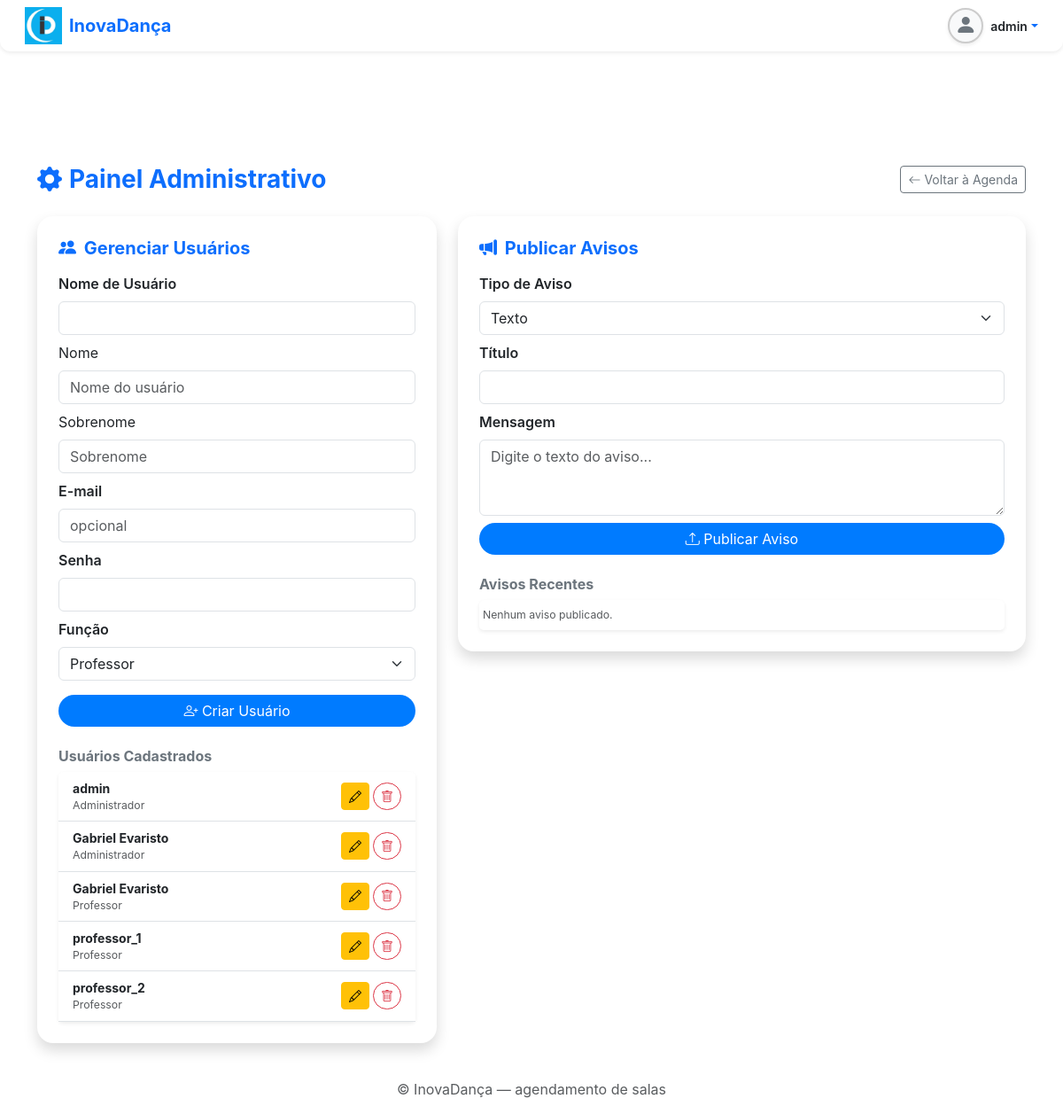
/painel/ (signed in), run on the app's committed database.
### reservas/models.py (models this page shows, shortened)
class Profile(models.Model):
    ROLE_CHOICES = [
        ('admin', 'Administrador'),
        ('secretario', 'Secretário'),
        ('professor', 'Professor'),
    ]
    user = models.OneToOneField(User, on_delete=models.CASCADE)
    role = models.CharField(max_length=20, choices=ROLE_CHOICES, default='professor')
    photo = models.ImageField(upload_to='profile_photos/', blank=True, null=True)
    phone = models.CharField(max_length=20, blank=True, null=True)

### reservas/views.py (the view, shortened to what this page needs)
# urls.py: path('painel/', admin_panel, name='admin_panel'),
@login_required
@user_passes_test(is_staff_like)
def admin_panel(request):
    usuarios = Profile.objects.select_related('user').order_by('user__username')
    avisos = Notice.objects.filter(is_active=True).order_by('-criado_em')[:5]
    return render(request, 'reservas/admin_panel.html', {
        'usuarios': usuarios,
        'avisos': avisos,
    })

### reservas/context_processors.py (called while the page is built)
def user_permissions(request):
    if request.user.is_authenticated:
        return {
            'is_staff_like': is_staff_like(request.user)
        }
    return {'is_staff_like': False}

### reservas/views.py (called while the page is built)
def is_staff_like(user):
    return (
        user.is_superuser
        or user.groups.filter(name__iexact='Secretario').exists()
        or user.groups.filter(name__iexact='Administrador').exists()
    )

### templates/reservas/admin_panel.html (shortened to what this page needs)
{% extends "reservas/base_inovadanca.html" %}
{% load static %}
{% block content %}
<div class="container py-4">
  <div class="d-flex justify-content-between align-items-center mb-4">
    <h3 class="fw-bold text-primary mb-0">
      <i class="bi bi-gear-fill me-2"></i>Painel Administrativo
    </h3>
    <a href="{% url 'home' %}" class="btn btn-outline-secondary btn-sm">
      <i class="bi bi-arrow-left"></i> Voltar à Agenda
    </a>
  </div>
  <div class="row g-4 align-items-start">
    <div class="col-12 col-lg-5">
      <div class="card shadow border-0 p-4" style="border-radius:18px;">
        <h5 class="fw-bold text-primary mb-3">
          <i class="bi bi-people-fill me-1"></i> Gerenciar Usuários
        </h5>
        <form method="post" class="mb-4">
          <div class="mb-2">
            <label class="form-label fw-semibold">Nome de Usuário</label>
            <input type="text" name="username" class="form-control" required>
          </div>
          <div class="mb-2">
            <label class="form-label">Nome</label>
            <input type="text" name="first_name" class="form-control" placeholder="Nome do usuário">
          </div>
          <div class="mb-2">
            <label class="form-label">Sobrenome</label>
            <input type="text" name="last_name" class="form-control" placeholder="Sobrenome">
          </div>
          <div class="mb-2">
            <label class="form-label fw-semibold">E-mail</label>
            <input type="email" name="email" class="form-control" placeholder="opcional">
          </div>
          <div class="mb-2">
            <label class="form-label fw-semibold">Senha</label>
            <input type="password" name="password" class="form-control" required>
          </div>
          <div class="mb-3">
            <label class="form-label fw-semibold">Função</label>
            <select name="role" class="form-select">
              <option value="professor">Professor</option>
            </select>
          </div>
          <button type="submit" class="btn btn-primary w-100 rounded-pill">
            <i class="bi bi-person-plus"></i> Criar Usuário
          </button>
        </form>
        <h6 class="fw-bold text-secondary mb-2">Usuários Cadastrados</h6>
        <div class="list-group small shadow-sm">
          {% for u in usuarios %}
            <div class="list-group-item d-flex justify-content-between align-items-center border-0 border-bottom">
              <div>
                <strong>{{ u.user.get_full_name|default:u.user.username }}</strong>
                <small class="text-muted d-block">{{ u.get_role_display }}</small>
              </div>
              <div class="d-flex gap-1">
                {% if user.is_superuser or user.profile.role == 'admin' %}
                <button type="button" class="btn btn-sm btn-warning" data-bs-toggle="modal" data-bs-target="#editarUsuarioModal{{ u.user.id }}">
                  <i class="bi bi-pencil"></i>
                </button>
                <form method="post" class="m-0">
                  <button type="submit" name="delete_user" class="btn btn-sm btn-outline-danger rounded-pill">
                    <i class="bi bi-trash"></i>
                  </button>
                </form>
                {% endif %}
              </div>
            </div>
          {% empty %}
            <div class="text-muted small py-2 px-1">Nenhum usuário cadastrado.</div>
          {% endfor %}
        </div>
      </div>
    </div>
    <div class="col-12 col-lg-7">
      <div class="card shadow border-0 p-4" style="border-radius:18px;">
        <h5 class="fw-bold text-primary mb-3">
          <i class="bi bi-megaphone-fill me-1"></i> Publicar Avisos
        </h5>
        <form method="post" enctype="multipart/form-data" class="mb-4">
          <div class="mb-2">
            <label class="form-label fw-semibold">Tipo de Aviso</label>
            <select name="tipo" id="tipoAviso" class="form-select">
              <option value="texto">Texto</option>
            </select>
          </div>
          <div class="mb-2">
            <label class="form-label fw-semibold">Título</label>
            <input type="text" name="titulo" class="form-control" required>
          </div>
          <div class="mb-2 aviso-texto">
            <label class="form-label fw-semibold">Mensagem</label>
            <textarea name="corpo" class="form-control" rows="3" placeholder="Digite o texto do aviso..."></textarea>
          </div>
          <button type="submit" class="btn btn-primary w-100 rounded-pill">
            <i class="bi bi-upload"></i> Publicar Aviso
          </button>
        </form>
        <h6 class="fw-bold text-secondary mb-2">Avisos Recentes</h6>
        <div class="list-group small shadow-sm">
          {% for aviso in avisos %}
            <div class="list-group-item border-0 border-bottom pb-3">
              <div class="d-flex justify-content-between align-items-start">
                <div>
                  <strong>{{ aviso.titulo }}</strong>
                  <small class="text-muted d-block">{{ aviso.criado_em|date:"d/m/Y H:i" }}</small>
                  {% if aviso.tipo == 'texto' %}
                    <p class="mt-2 mb-1 text-muted small">{{ aviso.corpo|linebreaksbr }}</p>
                  {% else %}
                    <img src="{{ aviso.imagem.url }}" class="img-fluid rounded mt-2 shadow-sm" style="max-height:160px; object-fit:cover;">
                  {% endif %}
                </div>
                {% if user.is_superuser or user.profile.role == 'admin' %}
                <form method="post" class="ms-2">
                  {% csrf_token %}
                  <input type="hidden" name="aviso_id" value="{{ aviso.id }}">
                  <button type="submit" name="delete_notice" class="btn btn-sm btn-outline-danger rounded-pill">
                    <i class="bi bi-trash"></i>
                  </button>
                </form>
                {% endif %}
              </div>
            </div>
          {% empty %}
            <div class="text-muted small py-2 px-1">Nenhum aviso publicado.</div>
          {% endfor %}
        </div>
      </div>
    </div>
  </div>
</div>
{% endblock %}

### templates/reservas/base_inovadanca.html (shortened to what this page needs)
{% load static %}
<!DOCTYPE html>
<html lang="pt-br">
<head>
  <link href="https://cdn.jsdelivr.net/npm/bootstrap@5.3.2/dist/css/bootstrap.min.css" rel="stylesheet">
  <link href="https://cdn.jsdelivr.net/npm/bootstrap-icons@1.11.3/font/bootstrap-icons.css" rel="stylesheet">
  <link href="https://cdn.jsdelivr.net/npm/fullcalendar@6.1.15/main.min.css" rel="stylesheet">
  <link rel="stylesheet" href="{% static 'css/inovadanca.css' %}">
</head>
<body>
  <header class="navbar navbar-light bg-white shadow-sm px-3 py-2 mb-4" style="border-radius:0 0 12px 12px;">
    <div class="container-fluid d-flex justify-content-between align-items-center">
      <div class="d-flex align-items-center">
        <img src="{% static 'img/inovadanca_logo.png' %}" alt="InovaDança" height="42" class="me-2">
        <span class="fw-bold text-primary fs-5">InovaDança</span>
      </div>
      <div class="dropdown">
        <a class="d-flex align-items-center text-decoration-none dropdown-toggle" href="#" role="button"
           id="dropdownUser" data-bs-toggle="dropdown" aria-expanded="false">
          {% if user.profile.photo %}
            <img src="{{ user.profile.photo.url }}"
                 alt="Foto de {{ user.username }}"
                 class="rounded-circle shadow-sm me-2"
                 style="width:40px; height:40px; object-fit:cover; border:2px solid #0BAFEE;">
          {% else %}
            <div class="d-flex justify-content-center align-items-center bg-light text-secondary rounded-circle me-2 shadow-sm"
                 style="width:40px; height:40px; border:2px solid #ccc;">
              <i class="bi bi-person-fill fs-4"></i>
            </div>
          {% endif %}
          <span class="fw-semibold text-dark small">
            {{ user.first_name|default:user.username }}
          </span>
        </a>
      </div>
    </div>
  </header>
  <main class="content-container container">
    {% block content %}{% endblock %}
  </main>
  <footer class="text-center text-muted py-3">
    © InovaDança — agendamento de salas
  </footer>
</body>
</html>

### static/reservas/css/inovadanca.css (style rules this page uses)
:root { --inova-azul: #007bff; --inova-azul-claro: #0BAFEE; --inova-preto: #111; --inova-branco: #fff; --inova-cinza: #f8f9fa; }
body { background-color: var(--inova-cinza); color: var(--inova-preto); font-family: 'Inter', 'Segoe UI', sans-serif; }
.btn-primary { background-color: var(--inova-azul); border: none; transition: 0.2s ease-in-out; }

### templates/reservas/base_inovadanca.html (style rules this page uses)
body { background:#fff; }
.content-container { padding-top:80px; max-width:1200px; margin:auto; }

### data on the page
Profile: user.get_full_name "admin", role "Administrador"
Profile: user.get_full_name "Gabriel Evaristo", role "Administrador"
Profile: user.get_full_name "Gabriel Evaristo", role "Professor"
Profile: user.get_full_name "professor_1", role "Professor"
Profile: user.get_full_name "professor_2", role "Professor"

### other printed values
{{ user.first_name|default:user.username }} "admin"
